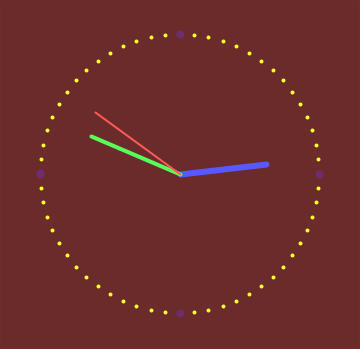
Frame 1 (no input)
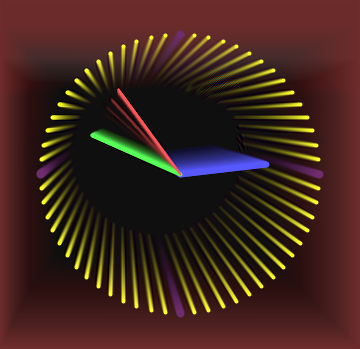
Frame 60 (the mouse pressed at the canvas centre just before this capture)
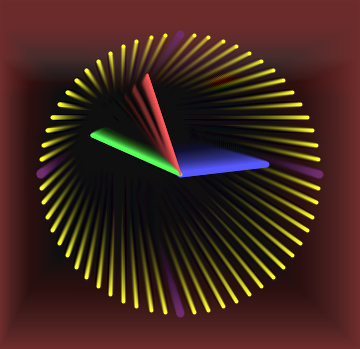
Frame 120 (the mouse held since frame 60 and released just before this capture)

The Processing sketch that drew these frames (run headless with seeded random() and noise(); from frame 60 on, the mouse is pressed at the canvas centre):

// Processing sketch: processing_100858
// ── processing_100858.pde

/**
 * sketch:  PG_Clock1
 * 
 * The current time can be read with the second(), minute(), 
 * and hour() functions. sin() and cos() values
 * are used to set the position of the hands.
 */
 
int cx, cy, radius;
//----------------------------------------------------------
void setup() 
{
  size(360, 349);
  background(111,44,44);
  frameRate(20);  
}
//----------------------------------------------------------
void pointer(int sw, float value, float len, color col)
{
  stroke(col);
  strokeWeight(sw);
  cx = width / 2;
  cy = height / 2;
  line(cx, cy, cx + cos(value) * radius * len
             , cy + sin(value) * radius * len);
}
//----------------------------------------------------------
void draw() 
{
  copy(0, 0, width, height, 1, 1, width-3, height-3);
  noStroke();
  fill(0, 8);
  rect (1,1,width-3, height-3);
  
  // Angles for sin() and cos() start at 3 o'clock;
  // subtract HALF_PI to make them start at the top
  float s = map(second(), 0, 60, 0, TWO_PI) - HALF_PI;
  float m = map(minute() + norm(second(), 0, 60), 0, 60, 0, TWO_PI) - HALF_PI; 
  float h = map(hour() + norm(minute(), 0, 60), 0, 24, 0, TWO_PI * 2) - HALF_PI;

  // redraw background
  if (second() == 0) background(111,44,44);
  
  // Draw the hands of the clock
  radius = min(width, height) / 2;
  pointer(6, h, 0.50, color(88,88,255));
  pointer(4, m, 0.55, color(88,255,88));
  pointer(2, s, 0.60, color(255,88,88));

  // Draw the minute ticks
  beginShape(POINTS);
  for (int a = 0; a < 360; a+=6) {
    strokeWeight(4);
    stroke(255,255,44);
    float angle = radians(a);
    float x = cx + cos(angle) * radius * 0.8;
    float y = cy + sin(angle) * radius * 0.8;
    vertex(x,y);
    if ((a % 90) == 0 ) 
    {  stroke(111,44,111);
       strokeWeight(8);
       vertex(x,y);
    }
  }
  endShape();
}
